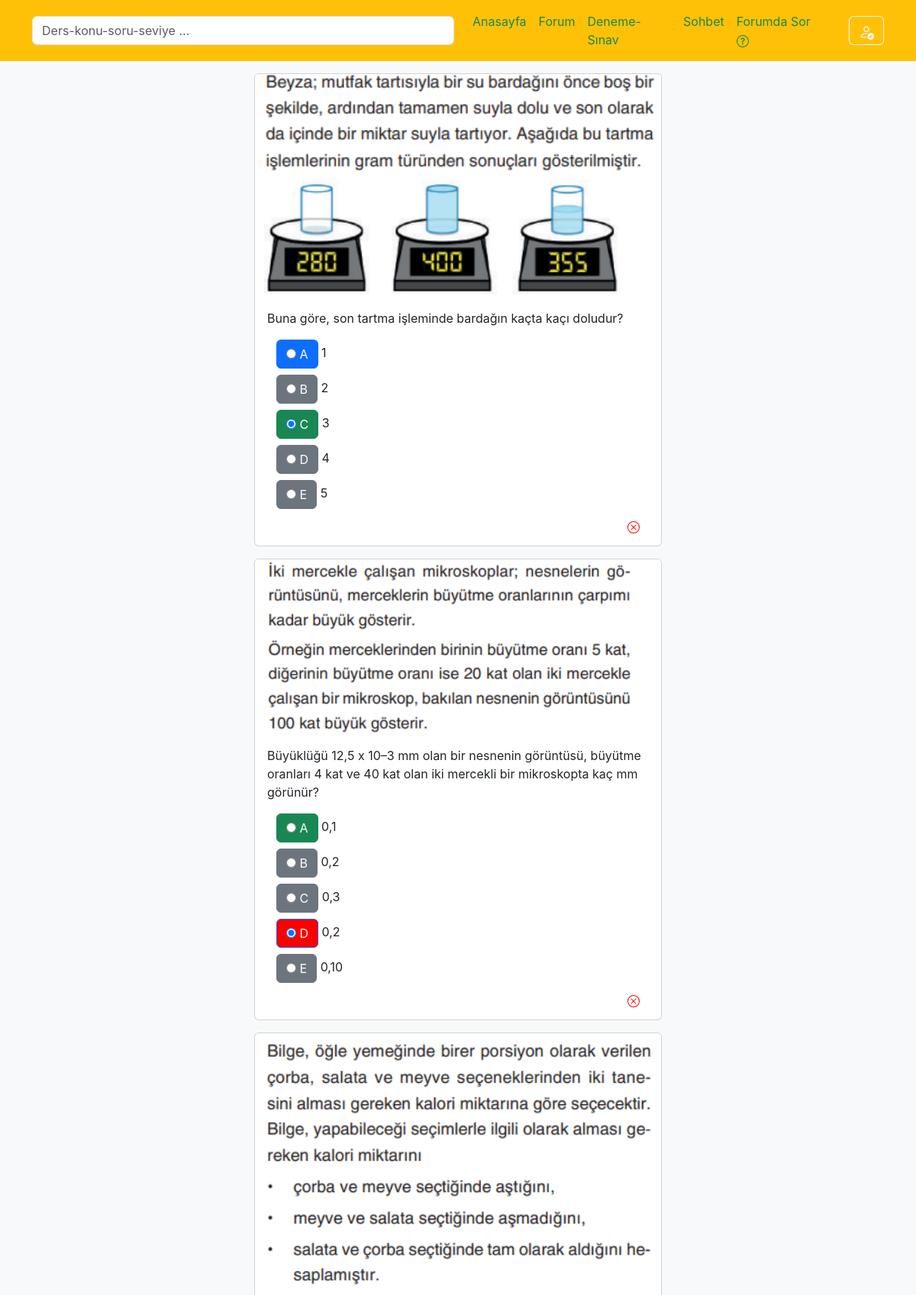
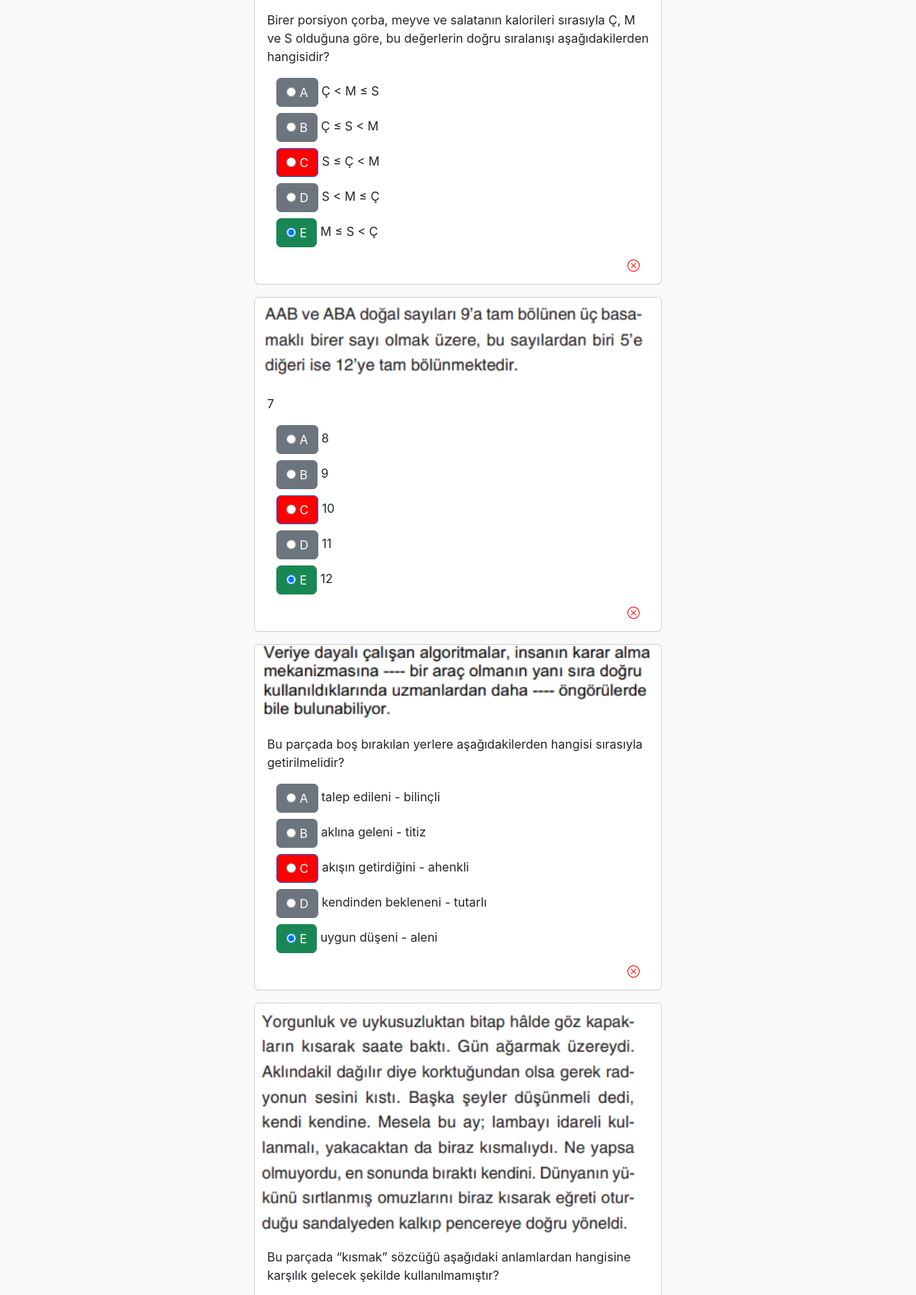
The page /testing_and_exam/show_tyt_result_details/10 Haziran 2017/ (signed in, upper part) on the database its author committed (2 pictures, top to bottom).
### testing_and_exam/models.py (models this page shows, shortened)
class TYT_Choice(models.Model):
    Lessons_Name  = (
        ('Matematik', 'Matematik'),
        ('Fizik', 'Fizik'),
        ('Kimya','Kimya'),
        ('Tarih','Tarih'),
        ('Biyoloji','Biyoloji'),
        ('Coğrafya','Coğrafya'),
        ('Türkçe','Türkçe'),
        ('Din Kültürü ve Ahlak Bilgisi','Din Kültürü ve Ahlak Bilgisi')
    )
    Answer_Choice  = (
        ('A', 'A'),
        ('B', 'B'),
        ('C', 'C'),
        ('D','D'),
        ('E','E')
    )
    Date_Choice  = (
        ('2017','2017'),
        ('2018','2018'),
        ('2019','2019'),
        ('2020','2020'),
        ('2021','2021'),
        ('2022','2022'),
        ('2023','2023')
    )
    EXAM_Name  = (
        ('10 Haziran 2017', '10 Haziran 2017'),
        ('10 Haziran 2017', '23 Haziran 2018'),
        ('10 Haziran 2017', '15 Haziran 2019'),
        ('10 Haziran 2017', '27 Haziran 2020'),
        ('10 Haziran 2017', '26 Haziran 2021'),
        ('10 Haziran 2017', '18 Haziran 2022'),
        ('10 Haziran 2017', '17 Haziran 2023')
      )
    author=models.ForeignKey(User,on_delete = models.CASCADE,verbose_name="SORUYU YAZAN")# bunu django hazır kullanıcı tablosundan alıyoruz
    Date_Choice=models.CharField(verbose_name="HANGİ SENENİN SORUSU ?",choices=Date_Choice,null=True,blank=False,max_length=15)
    Lessons_Name = models.CharField(verbose_name="DERS ADI", choices=Lessons_Name, max_length=100, blank=False)
    EXAM_Name=models.TextField(verbose_name="SINAV ADI",choices=EXAM_Name,null=True,blank=False,max_length=100)
    tyt_cozen_kisi=models.ManyToManyField(User,default=None,related_name="tyt_cozen_kisi",verbose_name="tyt_cozen_kisi",blank=True, null=True,max_length=100)
    Question=models.TextField(verbose_name="SORU")
    Choice_A=models.TextField(verbose_name="A ŞIKKI",blank=True, null=True)
    Choice_B=models.TextField(verbose_name="B ŞIKKI",blank=True, null=True)
    Choice_C=models.TextField(verbose_name="C ŞIKKI",blank=True, null=True)
    Choice_D=models.TextField(verbose_name="D ŞIKKI",blank=True, null=True)
    Choice_E=models.TextField(verbose_name="E ŞIKKI",blank=True, null=True)
    Answer_Choice=models.CharField(verbose_name="CEVAP", choices=Answer_Choice, max_length=1, blank=False)
    Question_Image=models.ImageField(upload_to='testing_and_exam_images/',blank=True, null=True, verbose_name="SORUYA FOTOĞRAF EKLEYİN")
    Created_Date=models.DateTimeField(auto_now=True,verbose_name="OLUŞTURMA TARİHİ")
    class Meta:
        verbose_name_plural = "TYT SORU EKLEME"

### testing_and_exam/views.py (the view)
# urls.py: path('show_tyt_result_details/<str:Date_Choice>/', views.show_tyt_result_details, name='show_tyt_result_details'),
def show_tyt_result_details(request,Date_Choice):
    if request.user.is_authenticated:
        user = request.user
        get_questions = TYT_Choice.objects.filter(EXAM_Name=Date_Choice)
        exam_results_list = []  # Create an empty list to store exam results
        for get_question2 in get_questions:
            exam_results = TYT_Result.objects.filter(author_id=user, Question_Id=get_question2.pk, Date_Choice=get_question2.EXAM_Name)
            for exam_rslt2 in exam_results:
                if get_question2.pk == exam_rslt2.Question_Id:
                    print("evet ")
                    exam_results_list.append(exam_rslt2)  # Append each exam result to the list
        context = {
            'exam_results': exam_results_list,
            'get_questions': get_questions,
        }
        return render(request, "testing_and_exam/show_tyt_result_details.html", context)
    else:
        return redirect('quizorder:index')

### templates/testing_and_exam/show_tyt_result_details.html (shortened to what this page needs)
{% include 'base/layout.html' %}
{% block body %}
<div class="album py-2 mb-5 bg-light">
  <div class="container">
{% for sonuc in exam_results %}
{% for soru in get_questions %}
{% if soru.pk == sonuc.Question_Id %}
<div class="row row-cols-1 row-cols-md-2 g-0 mb-3">
  <div class="col-md-6 container">
    <div class="card ">
      {% if soru.Question_Image %}
      <img src="{{soru.Question_Image.url}}" class="card-img-top " />
      {% endif %}
<div class="card-body">
  <p class="card-text">
    {{ soru.Question}}
  </p>
  <div class="btn-group-vertical container"  role="group" aria-label="Vertical radio toggle button group">
{% if soru.Choice_A %}
<div class="mb-2">
  {% if sonuc.author_Key == "A" %}
    <label class="btn btn-success" for="{{ soru.id }}">
      <input type="radio" name="optionsRadios{{ soru.id }}" id="{{ soru.id }}" autocomplete="off" checked>
       A {% comment %} İşaretlendi {% endcomment %}
    </label>
    {% elif soru.Answer_Choice == "A" %}
    <label class="btn btn-primary" for="{{ soru.id }}">
      <input type="radio" name="optionsRadios{{ soru.id }}" id="{{ soru.id }}" autocomplete="off" checked>
      A {% comment %}cevap anahtarı{% endcomment %}
    </label>
  {% else %}
    <label class="btn btn-secondary" for="{{ soru.id }}">
      <input type="radio" name="optionsRadios{{ soru.id }}" id="{{ soru.id }}" autocomplete="off">
      A
    </label>
  {% endif %}
  <span>{{ soru.Choice_A }}</span>
</div>
{% endif %}
{% if soru.Choice_B %}
<div class="mb-2">
  {% if sonuc.author_Key == "B" %}
    <label class="btn btn-success" for="{{ soru.id }}">
      <input type="radio" name="optionsRadios{{ soru.id }}" id="{{ soru.id }}" autocomplete="off" checked>
      B {% comment %}İşaretlendi{% endcomment %}
    </label>
    {% elif soru.Answer_Choice == "B" %}
    <label class="btn btn-primary" for="{{ soru.id }}" >
      <input type="radio" name="optionsRadios{{ soru.id }}" id="{{ soru.id }}" autocomplete="off" checked>
      B {% comment %}cevap anahtarı{% endcomment %}
    </label>
  {% else %}
    <label class="btn btn-secondary" for="{{ soru.id }}">
      <input type="radio" name="optionsRadios{{ soru.id }}" id="{{ soru.id }}" autocomplete="off">
      B
    </label>
  {% endif %}
  <span>{{ soru.Choice_B }}</span>
</div>
{% endif %}
{% if soru.Choice_C %}
<div class="mb-2">
  {% if sonuc.author_Key == "C" %}
    <label class="btn btn-success" for="{{ soru.id }}">
      <input type="radio" name="optionsRadios{{ soru.id }}" id="{{ soru.id }}" autocomplete="off" checked>
      C {% comment %}İşaretlendi{% endcomment %}
    </label>
    {% elif soru.Answer_Choice == "C" %}
    <label class="btn btn-primary" for="{{ soru.id }}" style="background-color: red;">
      <input type="radio" name="optionsRadios{{ soru.id }}" id="{{ soru.id }}" autocomplete="off" checked>
      C {% comment %}cevap anahtarı{% endcomment %}
    </label>
  {% else %}
    <label class="btn btn-secondary" for="{{ soru.id }}">
      <input type="radio" name="optionsRadios{{ soru.id }}" id="{{ soru.id }}" autocomplete="off">
      C
    </label>
  {% endif %}
  <span>{{ soru.Choice_C }}</span>
</div>
{% endif %}
{% if soru.Choice_D %}
<div class="mb-2">
  {% if sonuc.author_Key == "D" %}
    <label class="btn btn-success" for="{{ soru.id }}">
      <input type="radio" name="optionsRadios{{ soru.id }}" id="{{ soru.id }}" autocomplete="off" checked>
      D {% comment %}İşaretlendi{% endcomment %}
    </label>
    {% elif soru.Answer_Choice == "D" %}
    <label class="btn btn-primary" for="{{ soru.id }}" style="background-color: red;">
      <input type="radio" name="optionsRadios{{ soru.id }}" id="{{ soru.id }}" autocomplete="off" checked>
      D {% comment %}cevap anahtarı{% endcomment %}
    </label>
  {% else %}
    <label class="btn btn-secondary" for="{{ soru.id }}">
      <input type="radio" name="optionsRadios{{ soru.id }}" id="{{ soru.id }}" autocomplete="off">
      D
    </label>
  {% endif %}
  <span>{{ soru.Choice_D }}</span>
</div>
{% endif %}
{% if soru.Choice_E %}
<div class="mb-2">
  {% if sonuc.author_Key == "E"%}
    <label class="btn btn-success" for="{{ soru.id }}">
      <input type="radio" name="optionsRadios{{ soru.id }}" id="{{ soru.id }}" autocomplete="off" checked>
      E  {% comment %}İşaretlendi{% endcomment %}
    </label>
    {% elif soru.Answer_Choice == "E" %}
    <label class="btn btn-primary" for="{{ soru.id }}" style="background-color: red;">
      <input type="radio" name="optionsRadios{{ soru.id }}" id="{{ soru.id }}" autocomplete="off" checked>
      B  {% comment %}cevap anahtarı{% endcomment %}
    </label>
  {% else %}
    <label class="btn btn-secondary" for="{{ soru.id }}">
      <input type="radio" name="optionsRadios{{ soru.id }}" id="{{ soru.id }}" autocomplete="off">
      E
    </label>
  {% endif %}
  <span>{{ soru.Choice_E }}</span>
</div>
{% endif %}
          </div>
</div>
</div>
</div>
</div>
{% endif %}
{% endfor %}
{% endfor %}
</div>
</div>
{% endblock body %}

### templates/base/navbar.html (style rules this page uses)
body { font-family: -apple-system, BlinkMacSystemFont, 'Segoe UI', Roboto, Oxygen, Ubuntu, Cantarell, 'Open Sans', 'Helvetica Neue', sans-serif; background-color: #f8f9fa; padding-top: 20px; }

### rows shown on the page
TYT_Choice: Question_Image (picture), Question "Buna göre, son tartma işleminde bardağın kaçta kaçı doludur?", Choice_A "1", Choice_B "2", Choice_C "3", Choice_D "4", Choice_E "5"
TYT_Choice: Question_Image (picture), Question "Büyüklüğü 12,5 x 10–3 mm olan bir nesnenin görüntüsü, büyütme oranları 4 kat ve 40 kat olan iki mercekli bir mikroskopta kaç mm görünür?", Choice_A "0,1", Choice_B "0,2", Choice_C "0,3", Choice_D "0,2", Choice_E "0,10"
TYT_Choice: Question_Image (picture), Question "Birer porsiyon çorba, meyve ve salatanın kalorileri sırasıyla Ç, M ve S olduğuna göre, bu değerlerin doğru sıralanışı aşağıdakilerden hangisidir?", Choice_A "Ç < M ≤ S", Choice_B "Ç ≤ S < M", Choice_C "S ≤ Ç < M", Choice_D "S < M ≤ Ç", Choice_E "M ≤ S < Ç"
TYT_Choice: Question_Image (picture), Question "7", Choice_A "8", Choice_B "9", Choice_C "10", Choice_D "11", Choice_E "12"
TYT_Choice: Question_Image (picture), Question "Bu parçada boş bırakılan yerlere aşağıdakilerden hangisi sırasıyla getirilmelidir?", Choice_A "talep edileni - bilinçli", Choice_B "aklına geleni - titiz", Choice_C "akışın getirdiğini - ahenkli", Choice_D "kendinden bekleneni - tutarlı", Choice_E "uygun düşeni - aleni"
TYT_Choice: Question_Image (picture), Question "Bu parçada “kısmak” sözcüğü aşağıdaki anlamlardan hangisine karşılık gelecek şekilde kullanılmamıştır?"
